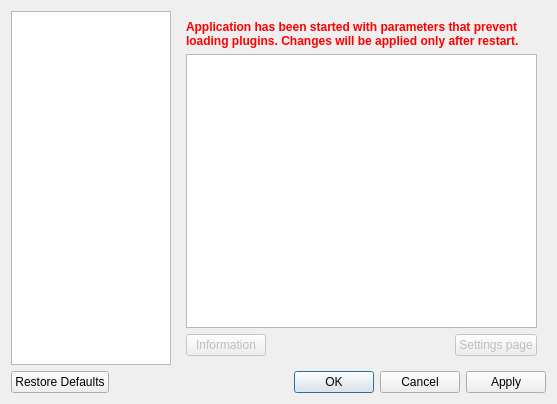
<?xml version="1.0" encoding="UTF-8"?>
<ui version="4.0">
 <class>SettingsDialog</class>
 <widget class="QDialog" name="SettingsDialog">
  <property name="geometry">
   <rect>
    <x>0</x>
    <y>0</y>
    <width>557</width>
    <height>404</height>
   </rect>
  </property>
  <property name="windowTitle">
   <string>Settings</string>
  </property>
  <layout class="QVBoxLayout" name="verticalLayout">
   <item>
    <layout class="QHBoxLayout" name="horizontalLayout">
     <item>
      <widget class="QListWidget" name="lstPages">
       <property name="maximumSize">
        <size>
         <width>160</width>
         <height>16777215</height>
        </size>
       </property>
      </widget>
     </item>
     <item>
      <widget class="QStackedWidget" name="pagesStack">
       <property name="currentIndex">
        <number>1</number>
       </property>
       <widget class="QWidget" name="pageGeneral">
        <layout class="QVBoxLayout" name="verticalLayout_3">
         <item>
          <widget class="QCheckBox" name="chkQuickSearch">
           <property name="text">
            <string>Show search results while typing</string>
           </property>
          </widget>
         </item>
         <item>
          <spacer name="verticalSpacer">
           <property name="orientation">
            <enum>Qt::Vertical</enum>
           </property>
           <property name="sizeHint" stdset="0">
            <size>
             <width>20</width>
             <height>40</height>
            </size>
           </property>
          </spacer>
         </item>
        </layout>
       </widget>
       <widget class="QWidget" name="pagePlugins">
        <layout class="QVBoxLayout" name="verticalLayout_2">
         <item>
          <widget class="QLabel" name="lblPluginsWarning">
           <property name="text">
            <string>&lt;html&gt;&lt;head/&gt;&lt;body&gt;&lt;p&gt;&lt;span style=&quot; font-weight:600; color:#ff0000;&quot;&gt;Application has been started with parameters that prevent loading plugins. Changes will be applied only after restart.&lt;/span&gt;&lt;/p&gt;&lt;/body&gt;&lt;/html&gt;</string>
           </property>
           <property name="textFormat">
            <enum>Qt::RichText</enum>
           </property>
           <property name="wordWrap">
            <bool>true</bool>
           </property>
          </widget>
         </item>
         <item>
          <widget class="QListView" name="lstPlugins">
           <property name="contextMenuPolicy">
            <enum>Qt::CustomContextMenu</enum>
           </property>
           <property name="editTriggers">
            <set>QAbstractItemView::NoEditTriggers</set>
           </property>
          </widget>
         </item>
         <item>
          <layout class="QHBoxLayout" name="horizontalLayout_3">
           <item>
            <widget class="QPushButton" name="btnPluginInfo">
             <property name="enabled">
              <bool>false</bool>
             </property>
             <property name="text">
              <string>Information</string>
             </property>
            </widget>
           </item>
           <item>
            <spacer name="horizontalSpacer">
             <property name="orientation">
              <enum>Qt::Horizontal</enum>
             </property>
             <property name="sizeHint" stdset="0">
              <size>
               <width>40</width>
               <height>20</height>
              </size>
             </property>
            </spacer>
           </item>
           <item>
            <widget class="QPushButton" name="btnPluginSettings">
             <property name="enabled">
              <bool>false</bool>
             </property>
             <property name="text">
              <string>Settings page</string>
             </property>
            </widget>
           </item>
          </layout>
         </item>
        </layout>
       </widget>
      </widget>
     </item>
    </layout>
   </item>
   <item>
    <widget class="QDialogButtonBox" name="buttonBox">
     <property name="standardButtons">
      <set>QDialogButtonBox::Apply|QDialogButtonBox::Cancel|QDialogButtonBox::Ok|QDialogButtonBox::RestoreDefaults</set>
     </property>
    </widget>
   </item>
  </layout>
 </widget>
 <resources/>
 <connections>
  <connection>
   <sender>buttonBox</sender>
   <signal>accepted()</signal>
   <receiver>SettingsDialog</receiver>
   <slot>accept()</slot>
   <hints>
    <hint type="sourcelabel">
     <x>245</x>
     <y>394</y>
    </hint>
    <hint type="destinationlabel">
     <x>2</x>
     <y>231</y>
    </hint>
   </hints>
  </connection>
  <connection>
   <sender>buttonBox</sender>
   <signal>rejected()</signal>
   <receiver>SettingsDialog</receiver>
   <slot>reject()</slot>
   <hints>
    <hint type="sourcelabel">
     <x>290</x>
     <y>394</y>
    </hint>
    <hint type="destinationlabel">
     <x>4</x>
     <y>155</y>
    </hint>
   </hints>
  </connection>
 </connections>
</ui>
